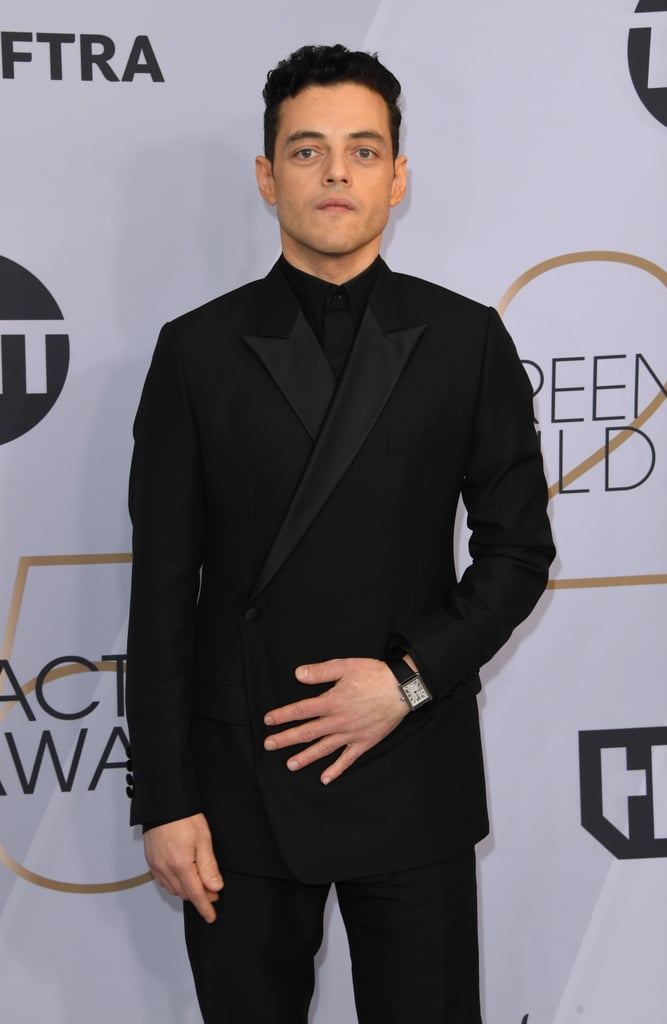
#> input picture Rami5.jpg, 667 x 1024 px, found by its file name
$ jupyter execute task3.ipynb
#> lines starting #> are read from the running program, lines starting #| are printed output that depends on the picture
[cell 1]
import cv2

[cell 2]
rami1 = cv2.imread('rami5.jpg')
#> rami1 is the input picture: shape (1024, 667, 3); mean B, G, R 117.6, 110.4, 115
cv2.imshow('hi' , rami1)
cv2.waitKey()
cv2.destroyAllWindows()

[cell 3]
rami2 = cv2.imread('rami4.jpg')
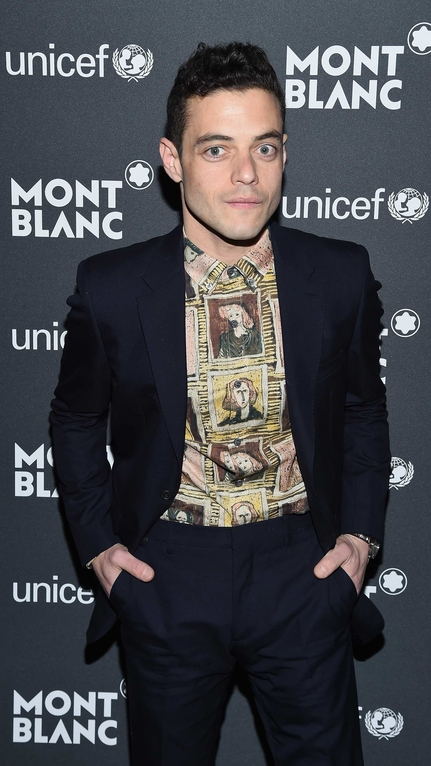
#> input picture Rami4.jpg, 431 x 766 px, found by its file name
#> rami2 is the input picture: shape (766, 431, 3); mean B, G, R 75.1, 69.9, 68.9
cv2.imshow('hi' , rami2)
cv2.waitKey()
cv2.destroyAllWindows()

[cell 4]
rami1.shape
#> Out = (1024, 667, 3)

[cell 5]
rami2.shape
#> Out = (766, 431, 3)

[cell 6]
rami1 = rami1[0:766, 0:432]
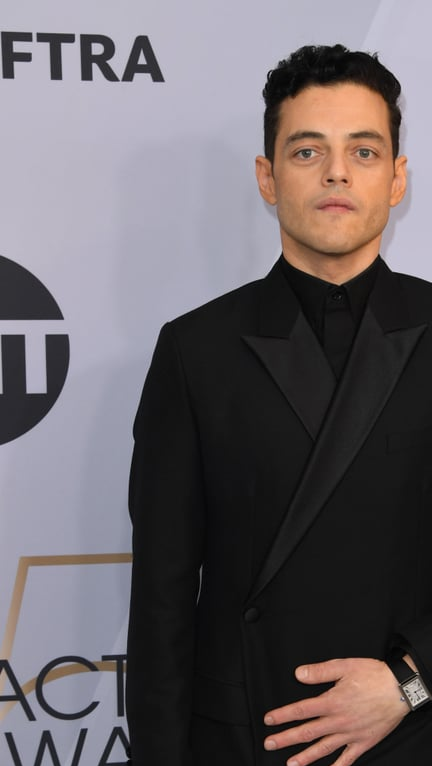
#> rami1: shape (766, 432, 3); mean B, G, R 103.2, 98.9, 105.5

[cell 7]
import numpy as np

[cell 8]
x = np.hstack((rami1 , rami2))
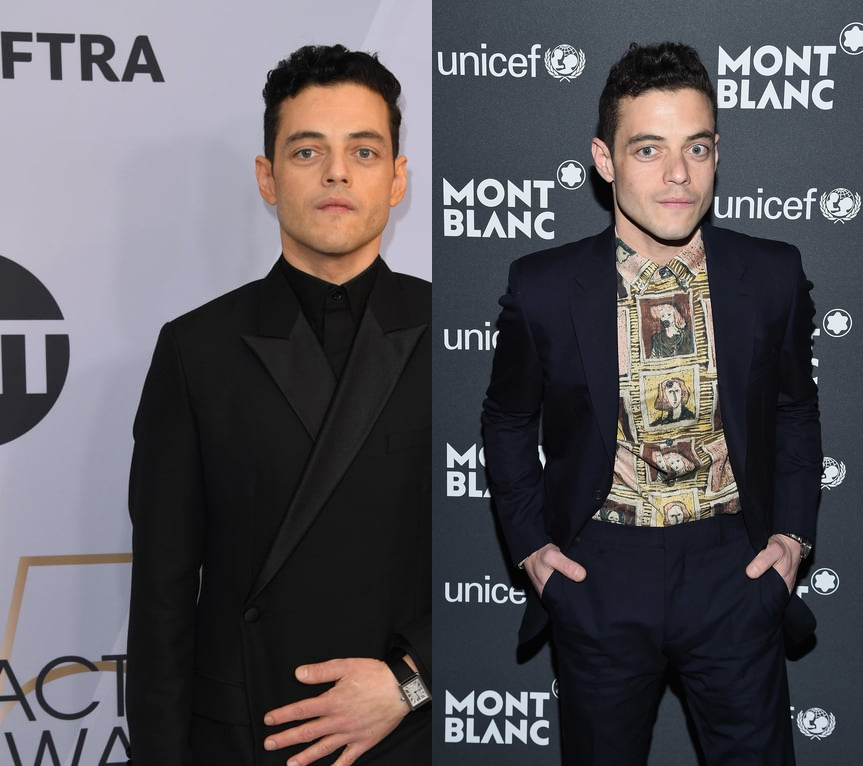
#> x: shape (766, 863, 3); mean B, G, R 89.1, 84.4, 87.2
